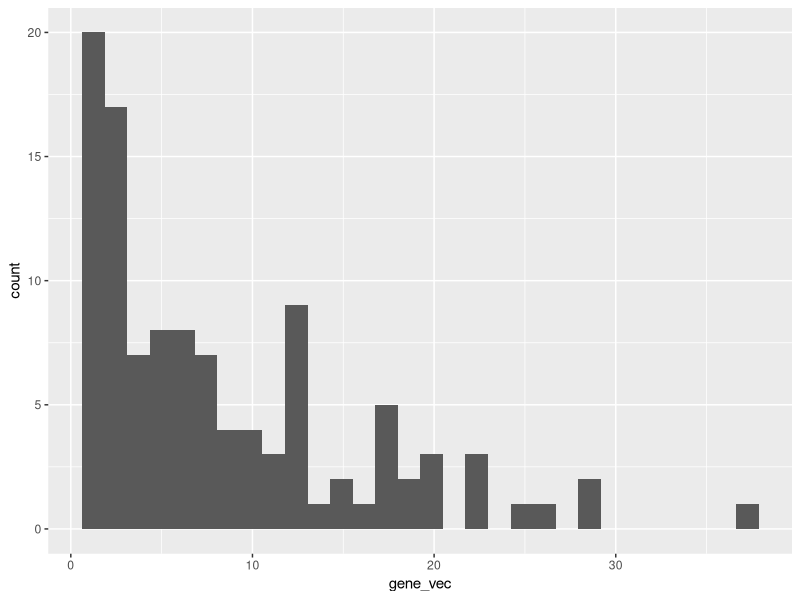
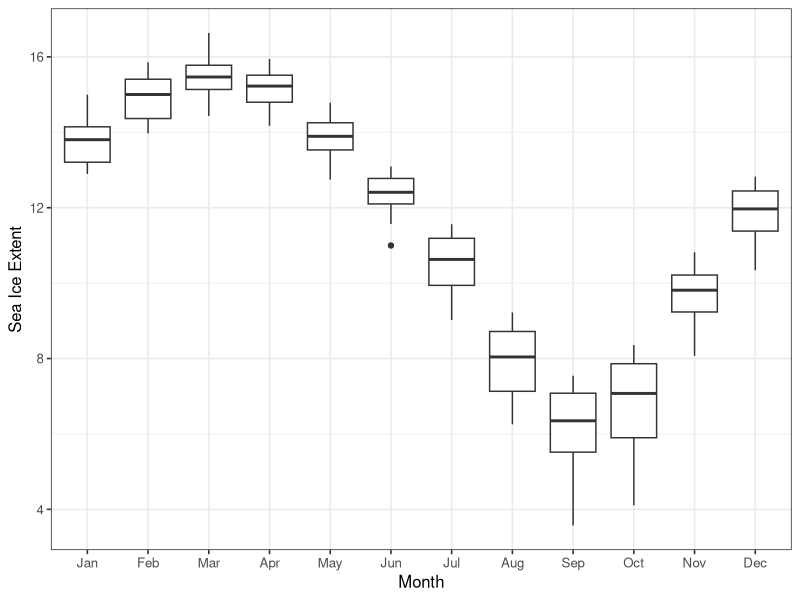
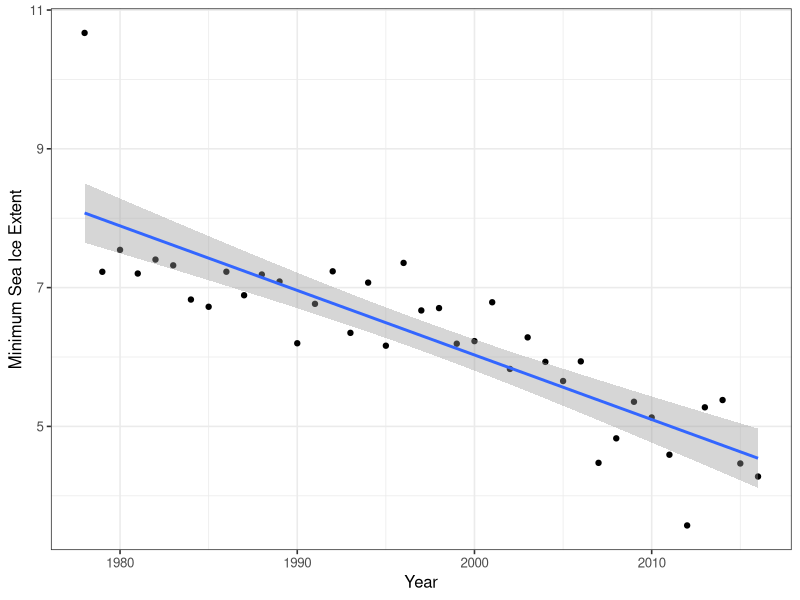
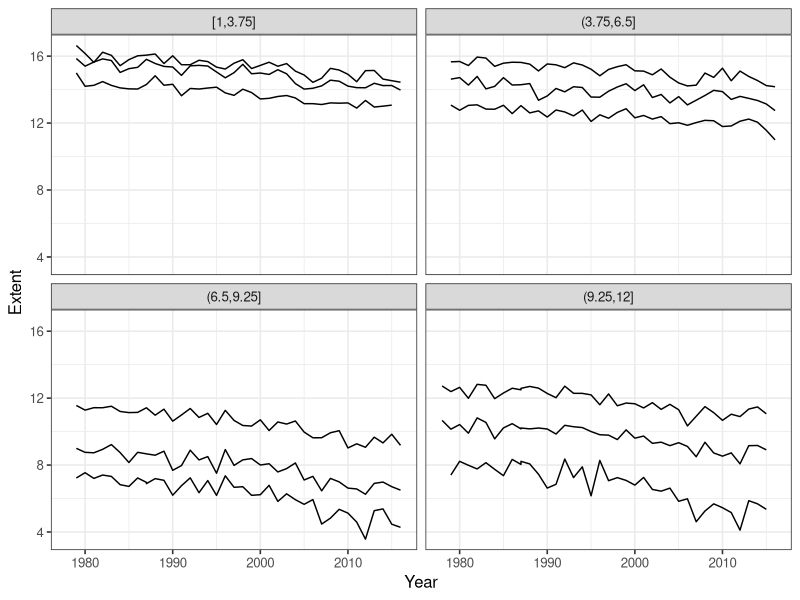
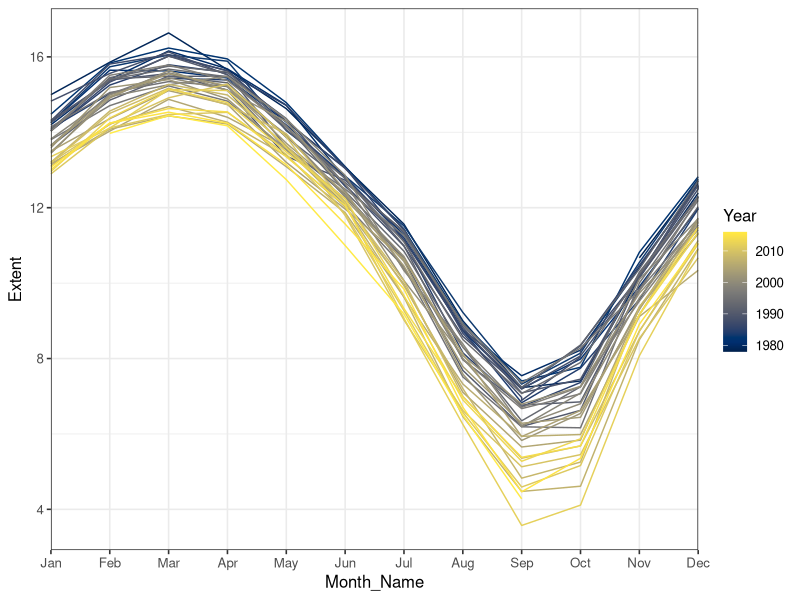

Write the R code that produced these figures, in order. (Note: this script raises an error after producing the figures.)
## ---- chunk 1
knitr::opts_chunk$set(echo = TRUE)
## ---- chunk 2
#Load Libraries
library(dplyr)
library(readr)
library(ggplot2)
library(forcats)

# Load Dataset
gene_reg <- read_csv("data/04q11NumberGenesRegulated.csv")

# Vectorize Dataset
gene_vec <- rep(gene_reg$ngenes,gene_reg$frequency)

#Visualise Data
ggplot(as.data.frame(gene_vec), aes(x = gene_vec)) + geom_histogram()

# Calculate Mean, Standard Deviation, and Standard Error
f_mean <- mean(gene_vec)
f_sd <- sd(gene_vec)
f_se <- f_sd/sqrt(length(gene_vec))

ci <- c(abs(f_se*2-f_mean),f_se*2+f_mean)
## ---- chunk 3
# Set up beetles vector
beetles <- c(51, 45, 61, 76, 11, 117, 7, 132, 52, 149)
## ---- chunk 4
beetles_mean <- mean(beetles)
beetles_sd <- sd(beetles)
## ---- chunk 5
beetles_se <- beetles_sd/sqrt(beetles)
## ---- chunk 6
beetles_ci <- 2*beetles_se
beetles_CI_low <- beetles_mean - beetles_ci
beetles_CI_high <- beetles_mean + beetles_ci

## ---- chunk 7
theme_set(theme_bw(base_size=12))

# Read CSV file 
ice <- read_csv("data/NH_seaice_extent_monthly_1978_2016.csv") %>%
  # Add column with month names
  mutate(Month_Name = factor(Month_Name)) %>%
  # Use fct_inorder to order months
  mutate(Month_Name = fct_inorder(Month_Name))

# Check if months are in order
levels(ice$Month_Name)
## ---- chunk 8
levels(fct_rev(ice$Month_Name))
levels(fct_relevel(ice$Month_Name, "Apr","May"))
levels(fct_recode(ice$Month_Name, Month = "Feb"))

ice <- ice %>%
  mutate(Month_Name = fct_relevel(Month_Name, 
                                  "Jan", "Feb", "Mar", "Apr", "May", "Jun",
                                  "Jul", "Aug", "Sep", "Oct", "Nov", "Dec"))

levels(ice$Month_Name)

## ---- chunk 9
# Add a column with seasons
ice <- ice %>%
  mutate(Season = fct_recode(Month_Name,
                             Winter = "Jan", Winter = "Feb", Spring = "Mar", Spring = "Apr", 
                             Spring = "May", Summer = "Jun",
                                 Summer = "Jul", Summer ="Aug", 
                             Fall = "Sep",Fall =  "Oct", Fall = "Nov", Winter = "Dec"))

# Check if levels are in order by season
levels(ice$Season)

## ---- chunk 10
p_box <- ggplot(data = ice,
       mapping = aes(x = Month_Name, y = Extent)) + 
       xlab("Month") +
       ylab("Sea Ice Extent") +
  geom_boxplot()

p_box
## ---- chunk 11
ice_summary <- ice %>%
  group_by(Year) %>%
  summarize(min_extent = min(Extent))

ggplot(ice_summary,
       aes(x = Year, y = min_extent)) +
  geom_point() +
  ylab("Minimum Sea Ice Extent") + 
  stat_smooth(method = "lm")
## ---- chunk 12
p_seasonal <- ggplot(data = ice,
       mapping = aes(x = Year, y = Extent, group = Month)) +
  geom_line()

p_seasonal + facet_wrap(~cut_interval(Month, n = 4))
## ---- chunk 13
library(viridis)

p_annual <- ggplot(data = ice,
       mapping = aes(x = Month_Name, y = Extent, color = Year,
                     group = Year)) +
  geom_line() +
  scale_color_viridis(option = "E") +
  scale_x_discrete(expand=c(0,0))

p_annual
## ---- chunk 14
library(gganimate)

p_annual +
  transition_time(Year)

p_annual +
   transition_reveal(Year, along = Year) 
  
